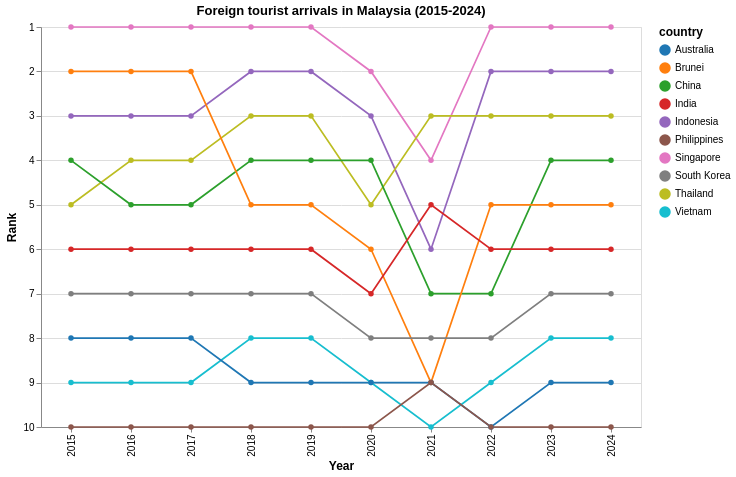

Specify this chart in Vega-Lite:
### Vega-Lite specification from a JSON file in a GitHub repository (floating-point values rounded to 4 significant figures)
{"$schema": "https://vega.github.io/schema/vega-lite/v5.json", "title": "Foreign tourist arrivals in Malaysia (2015-2024)", "data": {"values": [{"country": "Singapore", "year": 2024, "rank": 1}, {"country": "Singapore", "year": 2023, "rank": 1}, {"country": "Singapore", "year": 2022, "rank": 1}, {"country": "Singapore", "year": 2021, "rank": 4}, {"country": "Singapore", "year": 2020, "rank": 2}, {"country": "Singapore", "year": 2019, "rank": 1}, {"country": "Singapore", "year": 2018, "rank": 1}, {"country": "Singapore", "year": 2017, "rank": 1}, {"country": "Singapore", "year": 2016, "rank": 1}, {"country": "Singapore", "year": 2015, "rank": 1}, {"country": "Indonesia", "year": 2024, "rank": 2}, {"country": "Indonesia", "year": 2023, "rank": 2}, {"country": "Indonesia", "year": 2022, "rank": 2}, {"country": "Indonesia", "year": 2021, "rank": 6}, {"country": "Indonesia", "year": 2020, "rank": 3}, {"country": "Indonesia", "year": 2019, "rank": 2}, {"country": "Indonesia", "year": 2018, "rank": 2}, {"country": "Indonesia", "year": 2017, "rank": 3}, {"country": "Indonesia", "year": 2016, "rank": 3}, {"country": "Indonesia", "year": 2015, "rank": 3}, {"country": "Thailand", "year": 2024, "rank": 3}, {"country": "Thailand", "year": 2023, "rank": 3}, {"country": "Thailand", "year": 2022, "rank": 3}, {"country": "Thailand", "year": 2021, "rank": 3}, {"country": "Thailand", "year": 2020, "rank": 5}, {"country": "Thailand", "year": 2019, "rank": 3}, {"country": "Thailand", "year": 2018, "rank": 3}, {"country": "Thailand", "year": 2017, "rank": 4}, {"country": "Thailand", "year": 2016, "rank": 4}, {"country": "Thailand", "year": 2015, "rank": 5}, {"country": "China", "year": 2024, "rank": 4}, {"country": "China", "year": 2023, "rank": 4}, {"country": "China", "year": 2022, "rank": 7}, {"country": "China", "year": 2021, "rank": 7}, {"country": "China", "year": 2020, "rank": 4}, {"country": "China", "year": 2019, "rank": 4}, {"country": "China", "year": 2018, "rank": 4}, {"country": "China", "year": 2017, "rank": 5}, {"country": "China", "year": 2016, "rank": 5}, {"country": "China", "year": 2015, "rank": 4}, {"country": "Brunei", "year": 2024, "rank": 5}, {"country": "Brunei", "year": 2023, "rank": 5}, {"country": "Brunei", "year": 2022, "rank": 5}, {"country": "Brunei", "year": 2021, "rank": 9}, {"country": "Brunei", "year": 2020, "rank": 6}, {"country": "Brunei", "year": 2019, "rank": 5}, {"country": "Brunei", "year": 2018, "rank": 5}, {"country": "Brunei", "year": 2017, "rank": 2}, {"country": "Brunei", "year": 2016, "rank": 2}, {"country": "Brunei", "year": 2015, "rank": 2}, {"country": "India", "year": 2024, "rank": 6}, {"country": "India", "year": 2023, "rank": 6}, {"country": "India", "year": 2022, "rank": 6}, {"country": "India", "year": 2021, "rank": 5}, {"country": "India", "year": 2020, "rank": 7}, {"country": "India", "year": 2019, "rank": 6}, {"country": "India", "year": 2018, "rank": 6}, {"country": "India", "year": 2017, "rank": 6}, {"country": "India", "year": 2016, "rank": 6}, {"country": "India", "year": 2015, "rank": 6}, {"country": "South Korea", "year": 2024, "rank": 7}, {"country": "South Korea", "year": 2023, "rank": 7}, {"country": "South Korea", "year": 2022, "rank": 8}, {"country": "South Korea", "year": 2021, "rank": 8}, {"country": "South Korea", "year": 2020, "rank": 8}, {"country": "South Korea", "year": 2019, "rank": 7}, {"country": "South Korea", "year": 2018, "rank": 7}, {"country": "South Korea", "year": 2017, "rank": 7}, {"country": "South Korea", "year": 2016, "rank": 7}, {"country": "South Korea", "year": 2015, "rank": 7}, {"country": "Vietnam", "year": 2024, "rank": 8}, {"country": "Vietnam", "year": 2023, "rank": 8}, {"country": "Vietnam", "year": 2022, "rank": 9}, {"country": "Vietnam", "year": 2021, "rank": 10}, {"country": "Vietnam", "year": 2020, "rank": 9}, {"country": "Vietnam", "year": 2019, "rank": 8}, {"country": "Vietnam", "year": 2018, "rank": 8}, {"country": "Vietnam", "year": 2017, "rank": 9}, {"country": "Vietnam", "year": 2016, "rank": 9}, {"country": "Vietnam", "year": 2015, "rank": 9}, {"country": "Australia", "year": 2024, "rank": 9}, {"country": "Australia", "year": 2023, "rank": 9}, {"country": "Australia", "year": 2022, "rank": 10}, {"country": "Australia", "year": 2021, "rank": 9}, {"country": "Australia", "year": 2020, "rank": 9}, {"country": "Australia", "year": 2019, "rank": 9}, {"country": "Australia", "year": 2018, "rank": 9}, {"country": "Australia", "year": 2017, "rank": 8}, {"country": "Australia", "year": 2016, "rank": 8}, {"country": "Australia", "year": 2015, "rank": 8}, {"country": "Philippines", "year": 2024, "rank": 10}, {"country": "Philippines", "year": 2023, "rank": 10}, {"country": "Philippines", "year": 2022, "rank": 10}, {"country": "Philippines", "year": 2021, "rank": 9}, {"country": "Philippines", "year": 2020, "rank": 10}, {"country": "Philippines", "year": 2019, "rank": 10}, {"country": "Philippines", "year": 2018, "rank": 10}, {"country": "Philippines", "year": 2017, "rank": 10}, {"country": "Philippines", "year": 2016, "rank": 10}, {"country": "Philippines", "year": 2015, "rank": 10}]}, "width": 600, "height": 400, "mark": {"type": "line", "point": true, "strokeWidth": 1.7}, "encoding": {"x": {"field": "year", "type": "ordinal", "title": "Year", "axis": {"labelOverlap": "parity"}}, "y": {"field": "rank", "type": "quantitative", "title": "Rank", "scale": {"domain": [10, 1], "nice": true}, "axis": {"reverse": true}}, "color": {"field": "country", "type": "nominal", "scale": {"domain": ["Australia", "Brunei", "China", "India", "Indonesia", "Philippines", "Singapore", "South Korea", "Thailand", "Vietnam"], "range": ["#1f77b4", "#ff7f0e", "#2ca02c", "#d62728", "#9467bd", "#8c564b", "#e377c2", "#7f7f7f", "#bcbd22", "#17becf"]}}, "tooltip": [{"field": "country", "type": "nominal", "title": "Country"}, {"field": "year", "type": "ordinal", "title": "Year"}, {"field": "rank", "type": "quantitative", "title": "Rank"}]}, "config": {"axis": {"labelFontSize": 10, "titleFontSize": 12}, "legend": {"labelFontSize": 10, "titleFontSize": 12}}}
